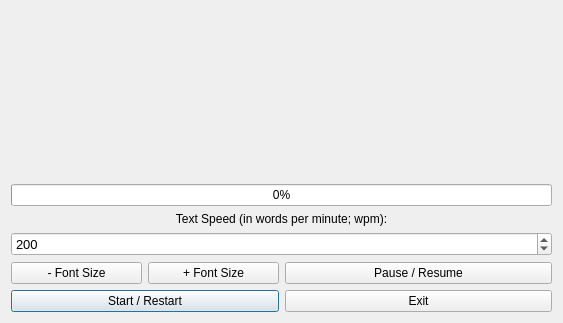
<?xml version="1.0" encoding="UTF-8"?>
<ui version="4.0">
 <class>speedReadWindow</class>
 <widget class="QDialog" name="speedReadWindow">
  <property name="geometry">
   <rect>
    <x>0</x>
    <y>0</y>
    <width>563</width>
    <height>323</height>
   </rect>
  </property>
  <property name="sizePolicy">
   <sizepolicy hsizetype="Expanding" vsizetype="Expanding">
    <horstretch>0</horstretch>
    <verstretch>0</verstretch>
   </sizepolicy>
  </property>
  <property name="windowTitle">
   <string>Dialog</string>
  </property>
  <layout class="QGridLayout" name="gridLayout">
   <item row="1" column="0">
    <layout class="QVBoxLayout" name="wordVerticalLayout">
     <item>
      <widget class="QLabel" name="speedReadLabel">
       <property name="sizePolicy">
        <sizepolicy hsizetype="Expanding" vsizetype="Expanding">
         <horstretch>0</horstretch>
         <verstretch>0</verstretch>
        </sizepolicy>
       </property>
       <property name="font">
        <font>
         <pointsize>48</pointsize>
        </font>
       </property>
       <property name="text">
        <string/>
       </property>
       <property name="scaledContents">
        <bool>false</bool>
       </property>
       <property name="alignment">
        <set>Qt::AlignCenter</set>
       </property>
      </widget>
     </item>
    </layout>
   </item>
   <item row="2" column="0">
    <layout class="QGridLayout" name="buttonsGridLayout">
     <item row="2" column="0">
      <widget class="QPushButton" name="startRestartButton">
       <property name="text">
        <string>Start / Restart</string>
       </property>
      </widget>
     </item>
     <item row="1" column="0">
      <layout class="QHBoxLayout" name="fontSizeHorizontalLayout">
       <item>
        <widget class="QPushButton" name="DecreaseFontSize">
         <property name="text">
          <string>- Font Size</string>
         </property>
        </widget>
       </item>
       <item>
        <widget class="QPushButton" name="IncreaseFontSize">
         <property name="text">
          <string>+ Font Size</string>
         </property>
        </widget>
       </item>
      </layout>
     </item>
     <item row="2" column="1">
      <widget class="QPushButton" name="exitButton">
       <property name="text">
        <string>Exit</string>
       </property>
      </widget>
     </item>
     <item row="1" column="1">
      <widget class="QPushButton" name="pauseResumeButton">
       <property name="text">
        <string>Pause / Resume</string>
       </property>
      </widget>
     </item>
     <item row="0" column="0" colspan="2">
      <layout class="QVBoxLayout" name="textSpeedVerticalLayout">
       <property name="sizeConstraint">
        <enum>QLayout::SetDefaultConstraint</enum>
       </property>
       <item>
        <widget class="QProgressBar" name="progressBar">
         <property name="value">
          <number>0</number>
         </property>
        </widget>
       </item>
       <item>
        <widget class="QLabel" name="textSpeedLabel">
         <property name="sizePolicy">
          <sizepolicy hsizetype="Preferred" vsizetype="Fixed">
           <horstretch>0</horstretch>
           <verstretch>0</verstretch>
          </sizepolicy>
         </property>
         <property name="text">
          <string>Text Speed (in words per minute; wpm):</string>
         </property>
         <property name="alignment">
          <set>Qt::AlignCenter</set>
         </property>
        </widget>
       </item>
       <item>
        <widget class="QSpinBox" name="spinBox">
         <property name="font">
          <font>
           <pointsize>10</pointsize>
          </font>
         </property>
         <property name="minimum">
          <number>1</number>
         </property>
         <property name="maximum">
          <number>100000</number>
         </property>
         <property name="value">
          <number>200</number>
         </property>
        </widget>
       </item>
      </layout>
     </item>
    </layout>
   </item>
  </layout>
 </widget>
 <resources/>
 <connections/>
</ui>
